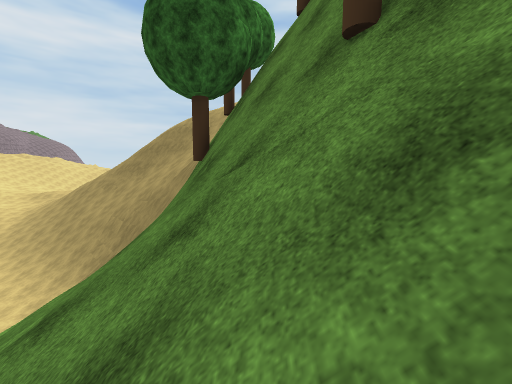
[1] (above)

16 first-person views from a walk through a Unity game level. The camera is 1.2 m above the floor, tilts 6° down and sees 90° across. The floor is counted in squares, 2 m on a side. Each view is taken from the middle of a square. On the plan, view 1 faces up. The plan holds only what a view shows up to about 9 squares ahead; the rest is blank. The place goes on beyond the plan. Some trees and plants on the terrain are drawn as simple stand-ins. The player character is not drawn. Surface patterns are stand-ins for the level's own textures.

[2]
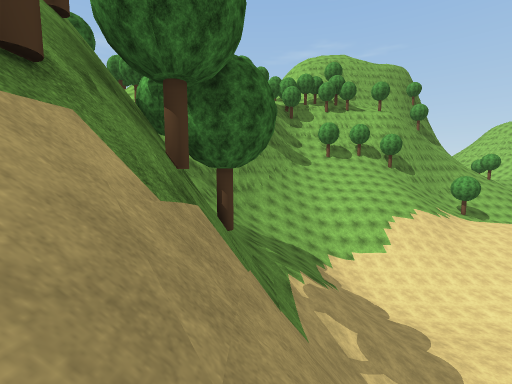

[3]
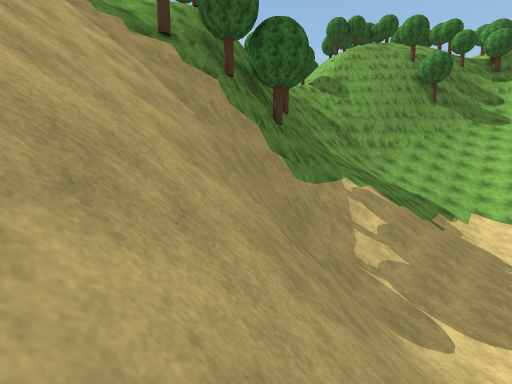

[4]
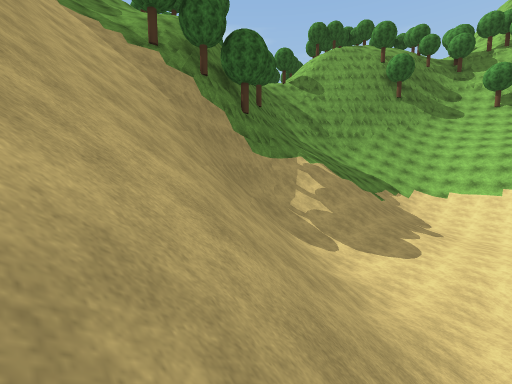

[5]
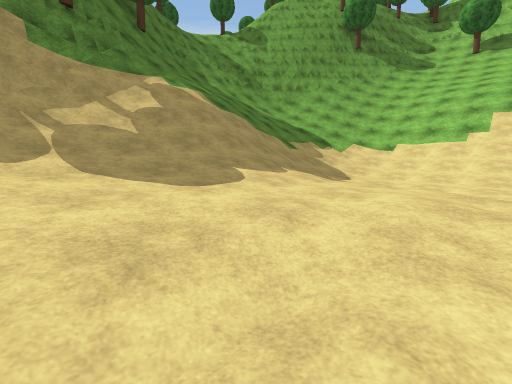

[6]
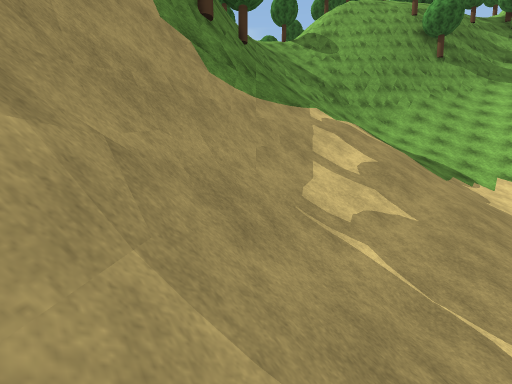

[7]
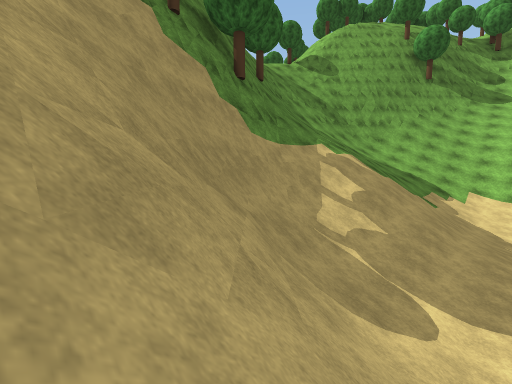

[8]
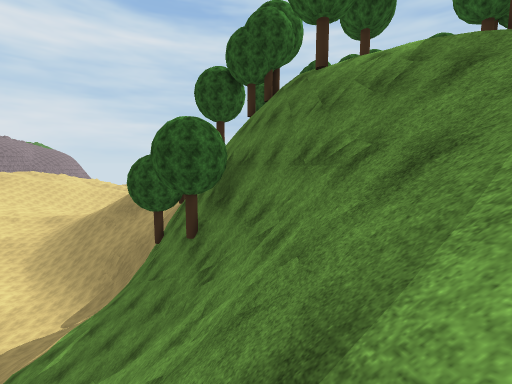

[9]
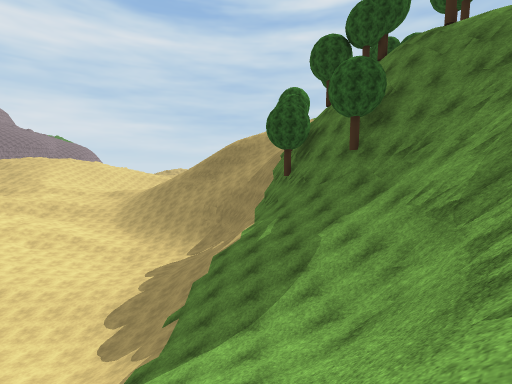

[10]
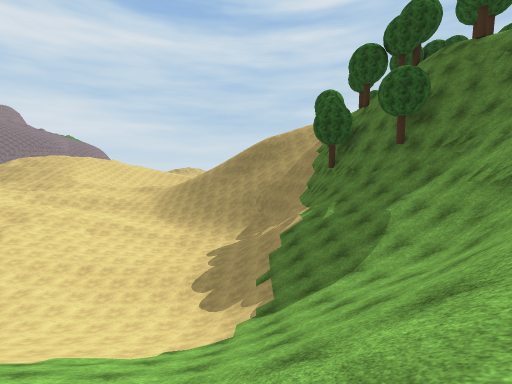

[11]
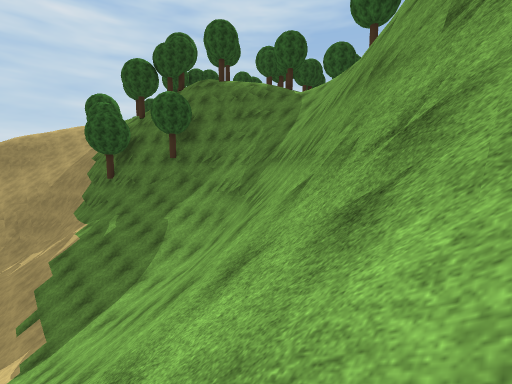

[12]
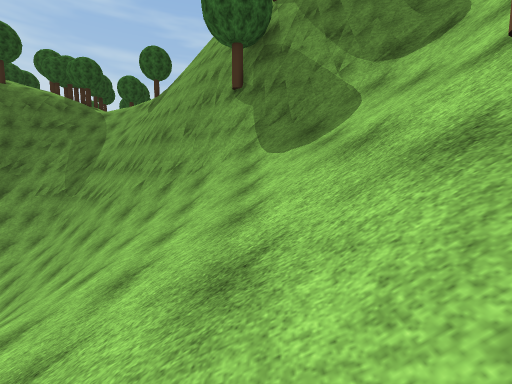

[13]
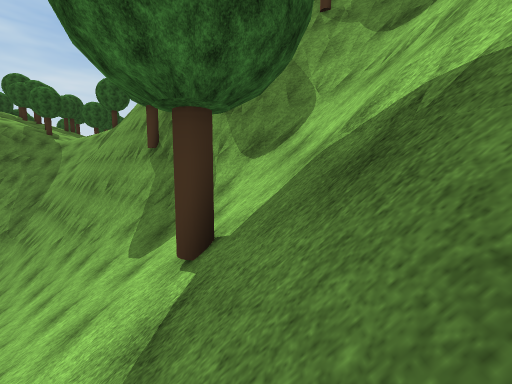

[14]
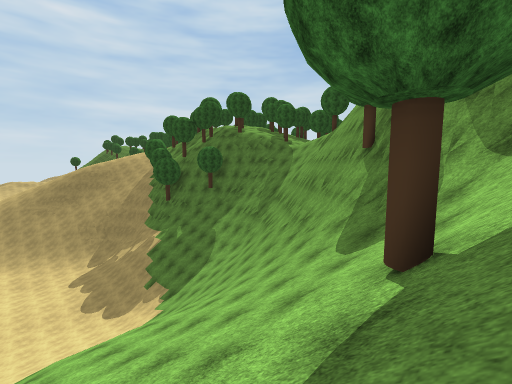

[15]
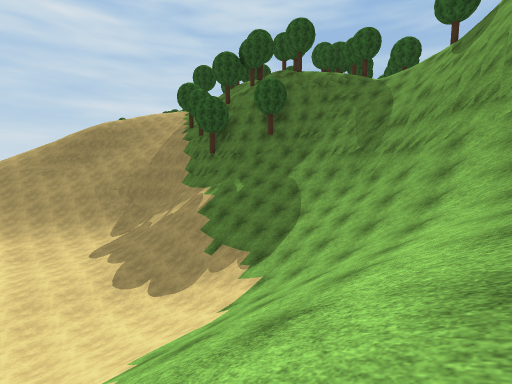

[16]
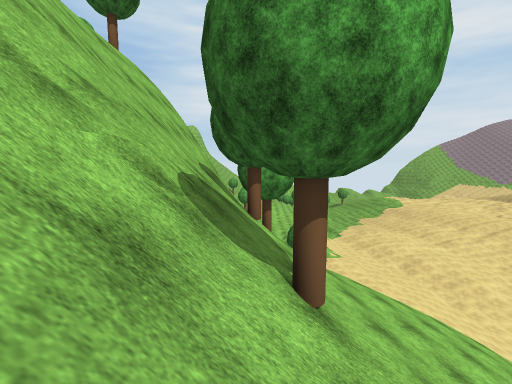

### Floor plan
Key: @ floor where view 1 was taken; # wall or solid block; . main floor; - floor 1 m lower than the main floor; : floor 15 m higher than the main floor; / step, stairs or slope; = window, fence, low wall or low ledge; v drop or lower ground; T tree; O other object.
Columns run from 12 left of view 1 to 7 right of it. Each row starts with its distance up from view 1.
 15  ////////
 14  ///////////
 13  ////////////
 12  ////=#v//////
 11  /////#v=v=////
 10  .////###vv/T//
  9  /./////# vTT=
  8 -/...///## TTT
  7 -/...///### TTT
  6 .....////### v
  5 ....//////##
  4 ....///////###vvv/
  3 .../////////## vvT
  2 -.../////////##vvv/
  1 ---./////////## vv/
  0 ---..///////@/##=v/
 -1 ....///////////vv#/O
 -2 ///////////////////
 -3 /////////////=////
 -4 ////////////=  //
 -5 ///////////### //
 -6  /////////=####
 -7  /////////#####
 -8 //////////##
 -9 /////////##
-10 /////////##
-11 ////////##
-12 ///////=#
-13 ///////##
-14 //////=##
-15 //:///=# vv
-16 //////##
-17 ##=///##vO
-18 #=##### OO
-19 ######vvO
-20 vv

Positions as (right, up) in squares from view 1, and headings:
1: (0, 0), facing up
2: (-2, 12), facing down
3: (-8, 14), facing down-right
4: (-11, 15), facing down-right
5: (-12, 8), facing down-right
6: (-7, 10), facing down-right
7: (-8, 12), facing down-right
8: (3, -5), facing up
9: (-3, -8), facing up
10: (-6, -10), facing up
11: (-6, -11), facing up-right
12: (-12, -13), facing right
13: (-12, -16), facing right
14: (-12, -16), facing up-right
15: (-12, -9), facing up-right
16: (-7, -16), facing left
